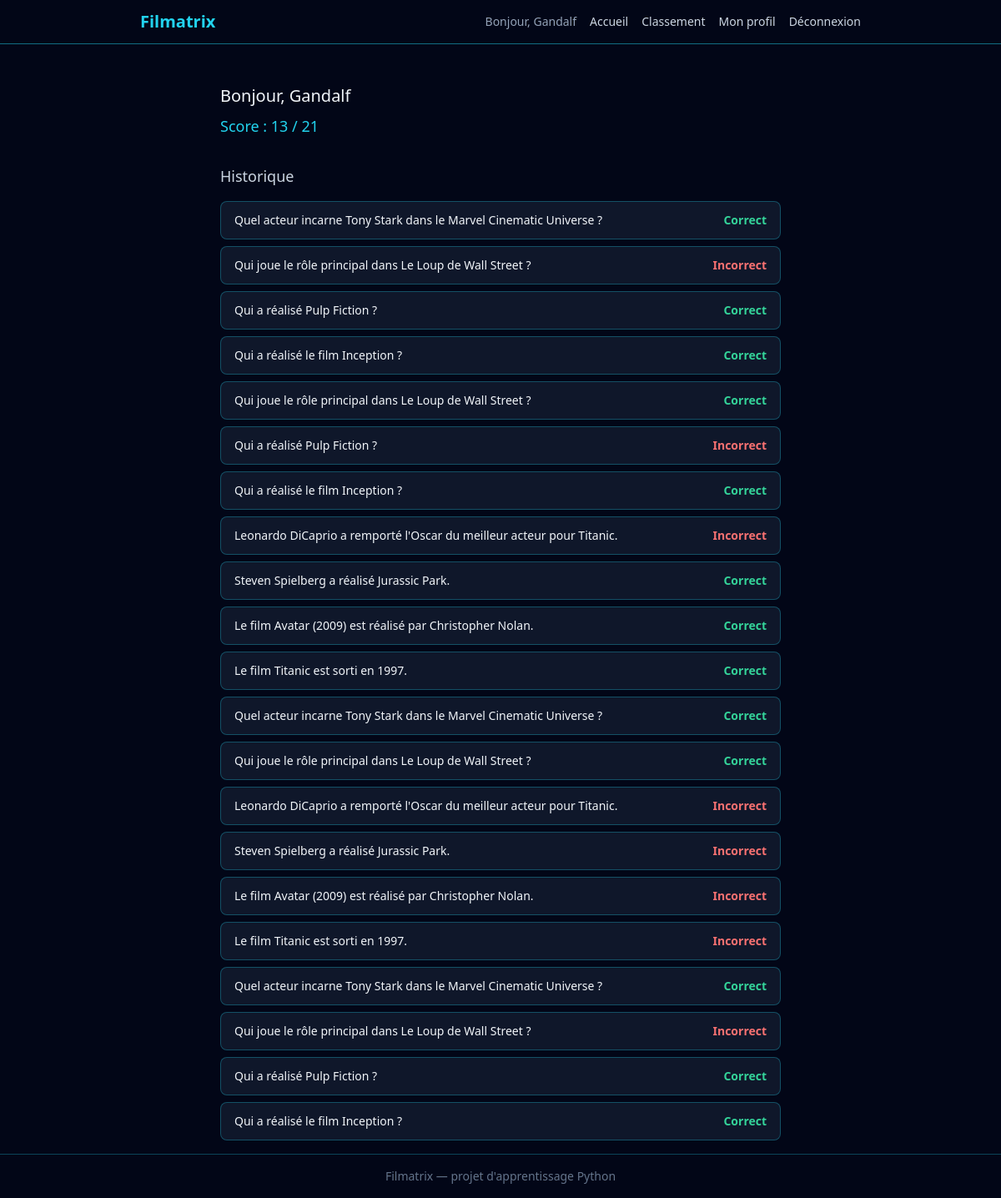
/profil (signed in), run on an earlier commit of the app's database.
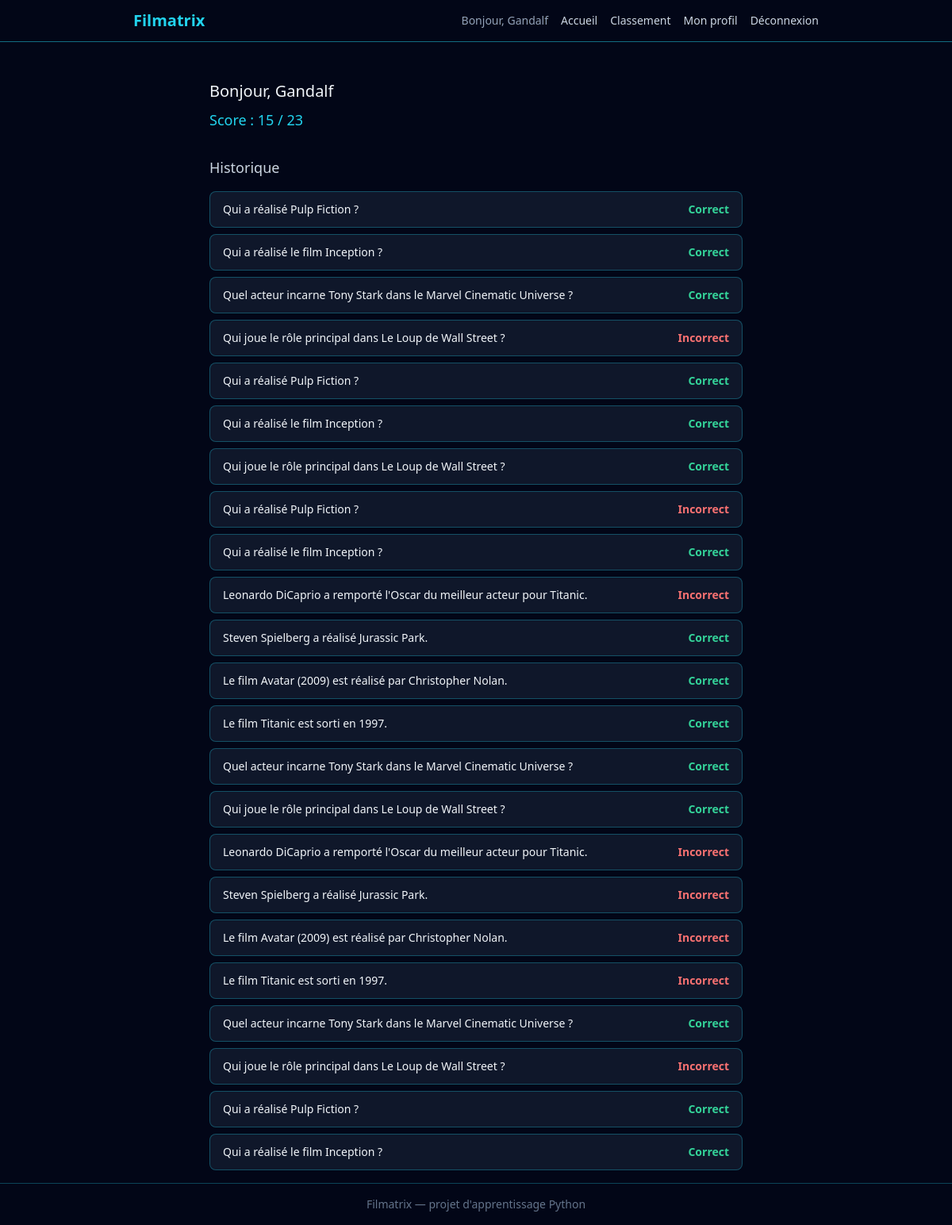
And on a later commit of the database.
### src/models.py (models this page shows, shortened)
class User(db.Model, UserMixin):
    __tablename__ = "users"
    id = db.Column(db.Integer, primary_key=True)
    username = db.Column(db.String(50), unique=True, nullable=False)
    email = db.Column(db.String(120), unique=True, nullable=False)
    password_hash = db.Column(db.String(255), nullable=False)

class Attempt(db.Model):
    __tablename__ = "attempts"
    id = db.Column(db.Integer, primary_key=True)
    user_id = db.Column(db.Integer, db.ForeignKey("users.id"), nullable=False)
    question_id = db.Column(db.Integer, db.ForeignKey("questions.id"), nullable=False)
    is_correct = db.Column(db.Boolean, nullable=False)
    answered_at = db.Column(db.DateTime, nullable=False, default=datetime.utcnow)
    question = db.relationship("Question")
    user = db.relationship("User", backref="attempts")

class Question(db.Model):
    __tablename__ = "questions"
    id = db.Column(db.Integer, primary_key=True)
    mode = db.Column(db.String(50), nullable=False)
    category = db.Column(db.String(50), nullable=False)
    difficulty = db.Column(db.String(20), nullable=False)
    prompt = db.Column(db.Text, nullable=False)
    payload = db.Column(db.JSON, nullable=False)
    correct_answer = db.Column(db.JSON, nullable=False)
    necessite_compte = db.Column(db.Boolean, nullable=False, default=False)

### app.py (the view)
@app.route("/profil")
@login_required
def profil() -> str:
    tentatives = (
            Attempt.query.filter_by(user_id=current_user.id)
            .order_by(Attempt.answered_at.desc())
            .all()
        )
    nombre_total = len(tentatives)
    nombre_correctes = sum(1 for tentative in tentatives if tentative.is_correct)
    return render_template(
            "profil.html",
            tentatives=tentatives,
            nombre_total=nombre_total,
            nombre_correctes=nombre_correctes,
        )

### app.py (called while the page is built)
@login_manager.user_loader
def charger_utilisateur(user_id: str):
    return User.query.get(int(user_id))

### templates/profil.html
{% extends "base.html" %}
{% block content %}
<div class="max-w-2xl mx-auto mt-8">
    <h2 class="text-xl mb-2">Bonjour, {{ current_user.username }}</h2>
    <p class="text-cyan-400 text-lg mb-8">
        Score : {{ nombre_correctes }} / {{ nombre_total }}
    </p>
    <h3 class="text-lg mb-4 text-slate-300">Historique</h3>
    {% if tentatives %}
    <div class="flex flex-col gap-2">
        {% for tentative in tentatives %}
        <div class="flex items-center justify-between bg-slate-900 border border-cyan-400/30 rounded-lg px-4 py-3">
            <span class="text-sm">{{ tentative.question.prompt }}</span>
            {% if tentative.is_correct %}
                <span class="text-emerald-400 text-sm font-bold">Correct</span>
            {% else %}
                <span class="text-red-400 text-sm font-bold">Incorrect</span>
            {% endif %}
        </div>
        {% endfor %}
    </div>
    {% else %}
    <p class="text-slate-500">Aucune partie jouée pour le moment.</p>
    {% endif %}
</div>
{% endblock %}

### templates/base.html (shortened to what this page needs)
<!DOCTYPE html>
<html lang="fr">
<head>
    <script src="https://cdn.tailwindcss.com"></script>
</head>
<body class="bg-slate-950 text-slate-100 min-h-screen flex flex-col">
    <header class="border-b border-cyan-400/50">
    <nav class="max-w-4xl mx-auto px-4 py-3">
        <div class="flex items-center justify-between">
            <a href="{{ url_for('accueil') }}" class="text-xl font-bold text-cyan-400">
                Filmatrix
            </a>
            <div class="flex items-center gap-4">
                {% if current_user.is_authenticated %}
                <span class="text-slate-400 text-sm">Bonjour, {{ current_user.username }}</span>
                {% endif %}
                <div class="hidden md:flex items-center gap-4 text-sm">
                    <a href="{{ url_for('accueil') }}" class="text-slate-300 hover:text-cyan-400 transition">Accueil</a>
                    <a href="{{ url_for('classement') }}" class="text-slate-300 hover:text-cyan-400 transition">Classement</a>
                    {% if current_user.is_authenticated %}
                        <a href="{{ url_for('profil') }}" class="text-slate-300 hover:text-cyan-400 transition">Mon profil</a>
                        <a href="{{ url_for('deconnexion') }}" class="text-slate-300 hover:text-cyan-400 transition">Déconnexion</a>
                    {% else %}
                        <a href="{{ url_for('connexion') }}" class="text-slate-300 hover:text-cyan-400 transition">Connexion</a>
                        <a href="{{ url_for('inscription') }}" class="bg-cyan-400 hover:bg-cyan-300 text-slate-950 font-bold px-3 py-1.5 rounded-lg transition">Inscription</a>
                    {% endif %}
                </div>
            </div>
        </div>
    </nav>
</header>
    <main class="flex-1 p-4">
        {% block content %}{% endblock %}
    </main>
    <footer class="border-t border-cyan-400/30 text-center text-slate-500 text-sm py-4">
        Filmatrix — projet d'apprentissage Python
    </footer>
</body>
</html>

What changed in the data, as far as the page shows it:
added Attempt: question.prompt "Qui a réalisé Pulp Fiction ?", is_correct "Correct"
added Attempt: question.prompt "Qui a réalisé le film Inception ?", is_correct "Correct"
Also different on the page:
{{ nombre_correctes }}: "13" → "15"
{{ nombre_total }}: "21" → "23"
